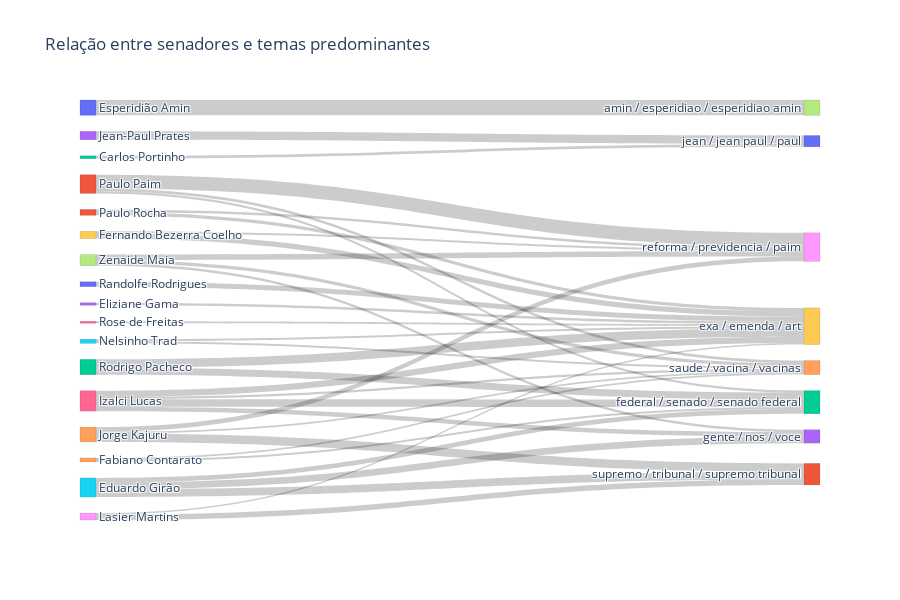

Here is the notebook cell this chart was saved with:
### Markdown cell above
### Senadores e temas

Fluxos destacam os senadores mais prolíficos e os temas com os quais mais contribuem.

### Code cell
fluxo_senadores = preparar_fluxo(
    df_temas,
    origem='nome_autor',
    destino='tema_label',
    top_origem=18,
    top_destino=8,
    min_fluxo=15
)

fluxo_senadores_top = plotar_sankey(
    fluxo_senadores,
    origem='nome_autor',
    destino='tema_label',
    titulo='Relação entre senadores e temas predominantes'
)

fluxo_senadores_top.head(10)

### Figure 1 — Plotly figure (JSON) as saved in the notebook; plotly's stock layout.template omitted (floating-point values rounded to 4 significant figures)
{"data": [{"link": {"source": [0, 1, 2, 3, 4, 5, 6, 2, 5, 6, 7, 8, 9, 10, 4, 5, 6, 11, 7, 12, 1, 13, 7, 11, 6, 14, 15, 1, 15, 14, 16, 9, 4, 8], "target": [17, 18, 19, 20, 21, 21, 22, 22, 23, 19, 18, 21, 19, 19, 18, 22, 23, 19, 24, 20, 24, 19, 23, 18, 24, 22, 24, 22, 19, 24, 19, 18, 24, 19], "value": [142, 128, 78, 78, 77, 73, 69, 64, 61, 58, 50, 49, 49, 46, 45, 43, 40, 32, 30, 27, 26, 24, 23, 23, 22, 19, 19, 19, 19, 18, 18, 18, 15, 15]}, "node": {"color": ["#636EFA", "#EF553B", "#00CC96", "#AB63FA", "#FFA15A", "#19D3F3", "#FF6692", "#B6E880", "#FF97FF", "#FECB52", "#636EFA", "#EF553B", "#00CC96", "#AB63FA", "#FFA15A", "#19D3F3", "#FF6692", "#B6E880", "#FF97FF", "#FECB52", "#636EFA", "#EF553B", "#00CC96", "#AB63FA", "#FFA15A"], "label": ["Esperidião Amin", "Paulo Paim", "Rodrigo Pacheco", "Jean-Paul Prates", "Jorge Kajuru", "Eduardo Girão", "Izalci Lucas", "Zenaide Maia", "Lasier Martins", "Fernando Bezerra Coelho", "Randolfe Rodrigues", "Paulo Rocha", "Carlos Portinho", "Eliziane Gama", "Fabiano Contarato", "Nelsinho Trad", "Rose de Freitas", "amin / esperidiao / esperidiao amin", "reforma / previdencia / paim", "exa / emenda / art", "jean / jean paul / paul", "supremo / tribunal / supremo tribunal", "federal / senado / senado federal", "gente / nos / voce", "saude / vacina / vacinas"], "line": {"color": "rgba(0,0,0,0.2)", "width": 0.5}, "pad": 16, "thickness": 16}, "type": "sankey"}], "layout": {"font": {"size": 12}, "height": 600, "title": {"text": "Relação entre senadores e temas predominantes"}}}
